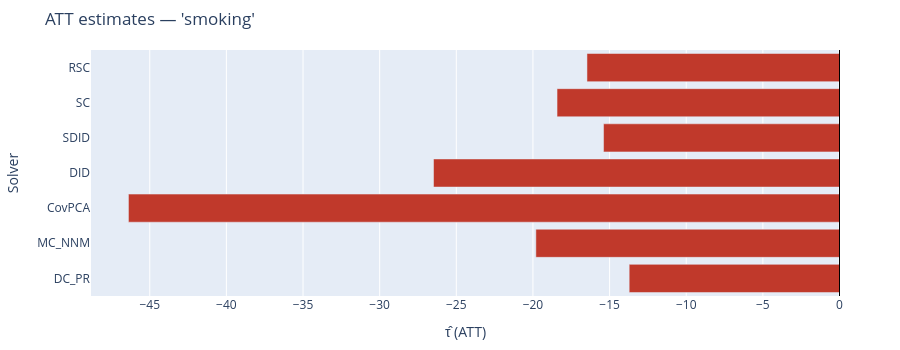

The cell this chart's notebook holds for it:
### Markdown cell above
### Step 2 — Estimate with every registered key

### Code cell
def _fit(name, O, Z):
    """Instantiate and run the appropriate solver class."""
    if name == "DC_PR":
        return DCPanelSolver(O, Z).fit()
    if name == "MC_NNM":
        return MCNNMPanelSolver(O, Z).fit()
    if name == "CovPCA":
        return CovariancePCAPanelSolver(O, Z).fit()
    if name == "DID":
        return DIDPanelSolver(O, Z).fit()
    if name == "SDID":
        return SDIDPanelSolver(O, Z).fit()
    if name == "SC":
        return OLSSCPanelSolver(O, Z).fit()
    if name == "RSC":
        return RSCPanelSolver(O, Z).fit()
    raise ValueError(f"Unknown solver: {name}")

SOLVERS = ("DC_PR", "MC_NNM", "CovPCA", "DID", "SDID", "SC", "RSC")
results, tau_hat = {}, {}
for name in SOLVERS:
    try:
        res = _fit(name, O, Z)
        results[name] = res
        tau_hat[name] = float(np.nanmean(np.asarray(res.tau).ravel()))
    except Exception as e:
        results[name] = None
        tau_hat[name] = np.nan
        print(f"[{name}] FAILED: {e}")

results_tbl = pd.DataFrame({"solver": list(SOLVERS), "tau_hat": [tau_hat[n] for n in SOLVERS]})
print("[Results] Point estimates (tau_hat):")
display(results_tbl)

bar_colors = ["#c0392b" if v < 0 else "#27ae60" for v in results_tbl["tau_hat"]]
fig = go.Figure(go.Bar(
    x=results_tbl["tau_hat"],
    y=results_tbl["solver"],
    orientation="h",
    marker_color=bar_colors,
))
fig.add_vline(x=0, line_width=1, line_color="black")
fig.update_layout(
    title=f"ATT estimates — {dataset_name!r}",
    xaxis_title="τ̂ (ATT)",
    yaxis_title="Solver",
    height=350,
    margin=dict(l=80, r=60, t=50, b=50),
)
fig.show()

### Figure 1 — Plotly figure (JSON) as saved in the notebook; plotly's stock layout.template omitted (floating-point values rounded to 4 significant figures)
{"data": [{"marker": {"color": ["#c0392b", "#c0392b", "#c0392b", "#c0392b", "#c0392b", "#c0392b", "#c0392b"]}, "orientation": "h", "type": "bar", "x": [-13.72, -19.81, -46.39, -26.49, -15.39, -18.43, -16.48], "y": ["DC_PR", "MC_NNM", "CovPCA", "DID", "SDID", "SC", "RSC"]}], "layout": {"height": 350, "margin": {"b": 50, "l": 80, "r": 60, "t": 50}, "shapes": [{"line": {"color": "black", "width": 1}, "type": "line", "x0": 0, "x1": 0, "xref": "x", "y0": 0, "y1": 1, "yref": "y domain"}], "title": {"text": "ATT estimates — 'smoking'"}, "xaxis": {"title": {"text": "τ̂ (ATT)"}}, "yaxis": {"title": {"text": "Solver"}}}}
